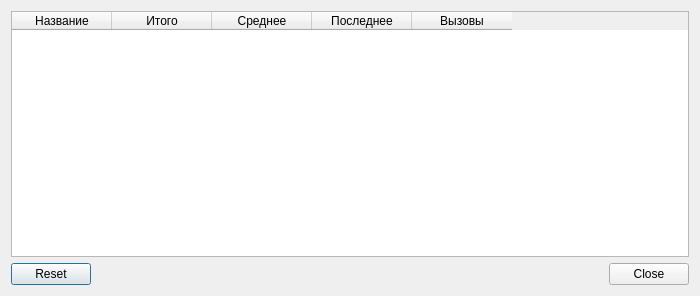
<?xml version="1.0" encoding="UTF-8"?>
<ui version="4.0">
 <class>ProfileDialog</class>
 <widget class="QDialog" name="ProfileDialog">
  <property name="geometry">
   <rect>
    <x>0</x>
    <y>0</y>
    <width>700</width>
    <height>296</height>
   </rect>
  </property>
  <property name="font">
   <font>
    <family>Liberation Sans</family>
    <pointsize>9</pointsize>
   </font>
  </property>
  <property name="windowTitle">
   <string>Данные профиля</string>
  </property>
  <property name="modal">
   <bool>false</bool>
  </property>
  <layout class="QVBoxLayout" name="verticalLayout">
   <item>
    <layout class="QHBoxLayout" name="layout">
     <item>
      <widget class="QTableWidget" name="table">
       <column>
        <property name="text">
         <string>Название</string>
        </property>
        <property name="toolTip">
         <string>Название профиля</string>
        </property>
       </column>
       <column>
        <property name="text">
         <string>Итого</string>
        </property>
        <property name="toolTip">
         <string>Общее время выполнения</string>
        </property>
       </column>
       <column>
        <property name="text">
         <string>Среднее</string>
        </property>
        <property name="toolTip">
         <string>Среднее время выполнения</string>
        </property>
       </column>
       <column>
        <property name="text">
         <string>Последнее</string>
        </property>
        <property name="toolTip">
         <string>Время последн. выполнения</string>
        </property>
       </column>
       <column>
        <property name="text">
         <string>Вызовы</string>
        </property>
        <property name="toolTip">
         <string>Число вызовов кода</string>
        </property>
       </column>
      </widget>
     </item>
    </layout>
   </item>
   <item>
    <widget class="QDialogButtonBox" name="buttonBox">
     <property name="orientation">
      <enum>Qt::Horizontal</enum>
     </property>
     <property name="standardButtons">
      <set>QDialogButtonBox::Close|QDialogButtonBox::Reset</set>
     </property>
    </widget>
   </item>
  </layout>
 </widget>
 <resources/>
 <connections>
  <connection>
   <sender>buttonBox</sender>
   <signal>accepted()</signal>
   <receiver>ProfileDialog</receiver>
   <slot>accept()</slot>
   <hints>
    <hint type="sourcelabel">
     <x>248</x>
     <y>254</y>
    </hint>
    <hint type="destinationlabel">
     <x>157</x>
     <y>274</y>
    </hint>
   </hints>
  </connection>
  <connection>
   <sender>buttonBox</sender>
   <signal>rejected()</signal>
   <receiver>ProfileDialog</receiver>
   <slot>reject()</slot>
   <hints>
    <hint type="sourcelabel">
     <x>316</x>
     <y>260</y>
    </hint>
    <hint type="destinationlabel">
     <x>286</x>
     <y>274</y>
    </hint>
   </hints>
  </connection>
  <connection>
   <sender>buttonBox</sender>
   <signal>clicked(QAbstractButton*)</signal>
   <receiver>ProfileDialog</receiver>
   <slot>clicked(QAbstractButton*)</slot>
   <hints>
    <hint type="sourcelabel">
     <x>191</x>
     <y>275</y>
    </hint>
    <hint type="destinationlabel">
     <x>191</x>
     <y>147</y>
    </hint>
   </hints>
  </connection>
 </connections>
 <slots>
  <slot>clicked(QAbstractButton*)</slot>
 </slots>
</ui>
